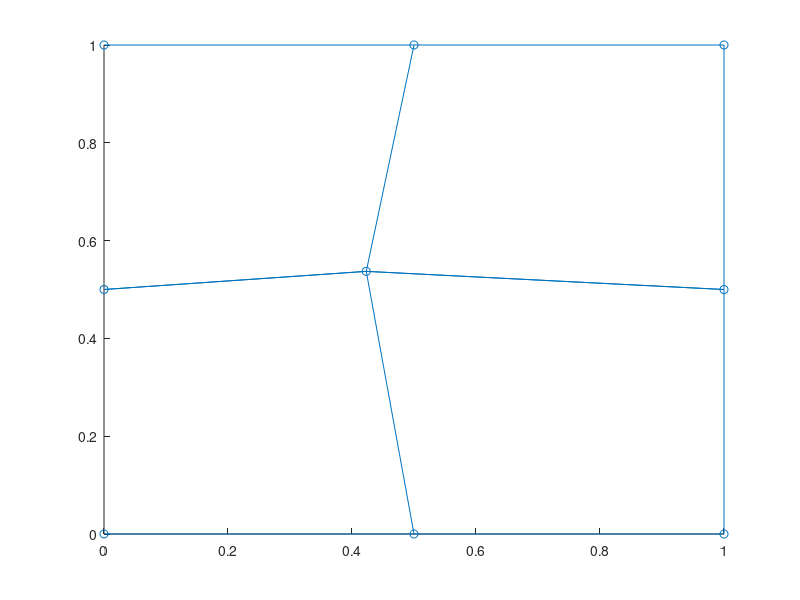

MATLAB code to generate this figure: (Note: this script raises an error after producing the figure.)
% implementation of QU4 element for plane-strain elasticity

% IMPOSED STRAIN PATCH TEST (e_xx =1, e_yy=1 exy=0 )
% create a regular Qua4 grid  of 4 elements for this patch test

ne_x=2; % do not change for this patch test.
ne_y=2; % do not change for this patch test.

ne_t=ne_x*ne_y;
ymax=1.;
xmax=1.;

hx=xmax/ne_x;
hy =ymax/ne_y;

xs=linspace(0.,xmax,ne_x+1)
ys=linspace(0.,ymax,ne_y+1)

the_coor=zeros((ne_x+1)*(ne_y+1),2);
k=1;
for i=1:length(ys)
    the_coor( k:(k+length(xs)-1),1)=xs';
    the_coor(k:(k+length(xs)-1),2)=ys(i);
    
    k=k+length(ys);
    
end
% create the corresponding connectivity table
connect=zeros(ne_t,4);
e=1;
for ey=1:ne_y
    for ex=1:ne_x
       connect(e,1:4)=[ex+(ey-1)*(ne_x+1), ex+1+(ey-1)*(ne_x+1), (ex+1)+(ey)*(ne_x+1), (ex)+(ey)*(ne_x+1)];   
       e=e+1;
    end
end

% just perturb the location of the middle node
pert=0.1;
the_coor(5,:)=[ 0.4230    0.5371];%the_coor(5,:)+[random('norm',0.,pert) random('norm',0.,pert)]


  

% simple grid plot (note should work for all linear-like mesh) .... very
% naive, lots of duplicates.... should be a loop on mesh edges.
 scatter(the_coor(:,1),the_coor(:,2)); hold on;
 for e=1:ne_t
     line(the_coor(connect(e,:),1),the_coor(connect(e,:),2)); hold on;
 end 

 
mesh=FEmesh(the_coor,connect);

% MATERIAL PROPERTIES
% all stiffness in MPa, 

k=4.2e3;
g=3.1e3; 
 L_elas=Elastic_Isotropic_Stiffness(k,g,'PlaneStrain');
 
% Elasticity problem  1D plane-strain axisymmetry 

Config='2D';
 
% impose displacement .... block bottom y_dof 
kti=find(the_coor(:,2)==0.);
Imp_displacement=[ ];
for i=1:length(kti)
    Imp_displacement =[Imp_displacement; kti(i) 2 0.];
end
% block x_dof for x==0.
kti=find(the_coor(:,1)==0.);
for i=1:length(kti)
    Imp_displacement =[Imp_displacement; kti(i) 1 0.];
end

% ct x_dof for x==xmax
kti=find(the_coor(:,1)==xmax);
for i=1:length(kti)
     Imp_displacement =[Imp_displacement; kti(i) 1 xmax];
end
% ct y_dof for y==ymax
kti=find(the_coor(:,2)==ymax);
for i=1:length(kti)
     Imp_displacement =[Imp_displacement; kti(i) 2 ymax];
end

% 
Imp_displacement =[Imp_displacement; 4 2 the_coor(4,2)];
Imp_displacement =[Imp_displacement; 6 2 the_coor(6,2)];

Imp_displacement =[Imp_displacement; 2 1 the_coor(2,1)];
Imp_displacement =[Imp_displacement; 8 1 the_coor(8,1)];
 

Boundary_loads = [ ]; 
 
% no Initial stress field 
mySig_o= zeros(mesh.Nelts,3); 

%  
proplist={L_elas};
 
[K,ID_array]=AssembleMatrix(mesh,'2D','Elasticity',proplist,2);
  
[Fbody]=AssembleVectorVolumeTerm(mesh,'2D','InitialStress',mySig_o,ID_array,2);
Fload=Fbody*0.;
 
[eq_free,fix_nonZero,eq_fix]=PrepareDirichletBC(Imp_displacement,ID_array);



if (isempty(fix_nonZero))
    Ur=K(eq_free,eq_free)\(Fbody(eq_free)+Fload(eq_free));
else
    eq_fix_nonZero=[];
    for imp=1:length(fix_nonZero)
        eq_fix_nonZero=[eq_fix_nonZero ; ID_array(Imp_displacement(fix_nonZero(imp),1),Imp_displacement(fix_nonZero(imp),2)) ];
    end
      disp(eq_fix_nonZero);
      disp(size(Imp_displacement(fix_nonZero,3)));
    F_disp=-K(eq_free,eq_fix_nonZero)*Imp_displacement(fix_nonZero,3);
    Ur=K(eq_free,eq_free)\(Fbody(eq_free)+Fload(eq_free)+F_disp);
end


% glue back solution for all nodes
Usol(eq_free)=Ur;
if (isempty(eq_fix)==0)
    Usol(eq_fix)=0.;
end
if (isempty(fix_nonZero)==0)
    Usol(eq_fix_nonZero)=Imp_displacement(fix_nonZero,3);
end


[Stress,Strain,AvgCoor]=Compute_Stress_And_Strain(mesh,Config,proplist,2,Usol,ID_array,mySig_o,'Gauss');

 
Strain

% check that displacement solution of the mid nodes is indeed equal to its
% coordinates. (100% imposed strain)
[Usol(9) Usol(10)]

the_coor(5,:)


%figure(2)
%voronoi(objN.coor(:,1),objN.coor(:,2))


%%
e=1;
 
    kt=find(mesh.conn(e,:)~=-1);
    local_ien= mesh.conn(e,kt);
    
    mycoor=mesh.XY(local_ien,:);

 local_elt=Element_Qua4('2D',mycoor,local_ien);

    neq_local=ID_array(local_ien,:)';

    Ue=Usol(neq_local(:))
    

    